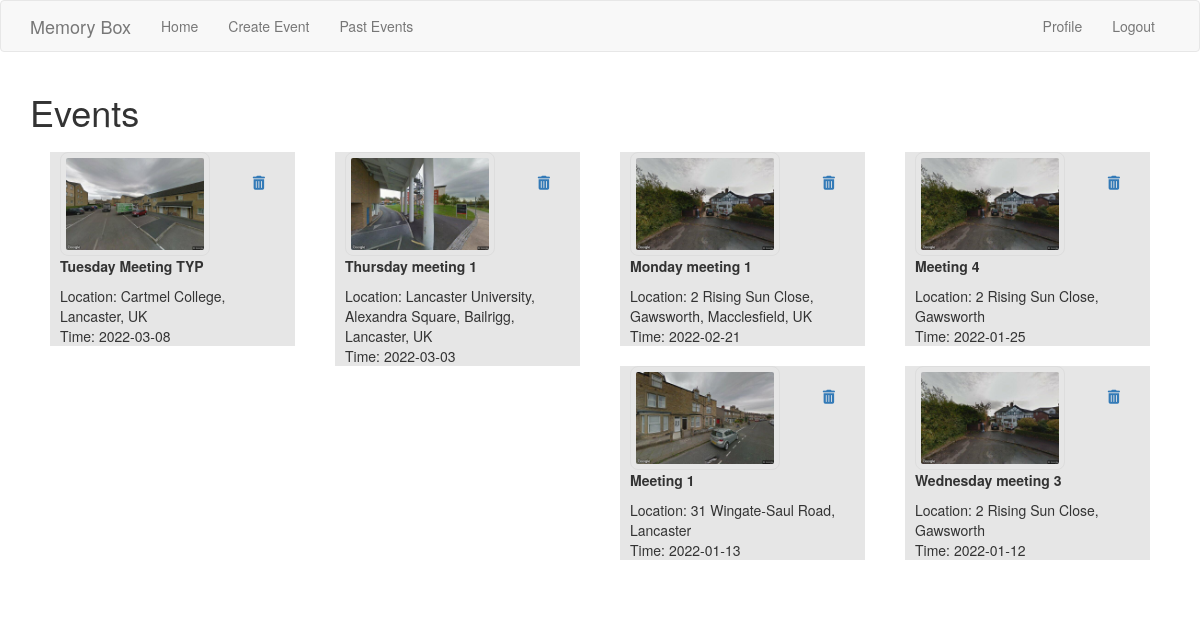
Page /past_events (signed in) on the earlier database version.
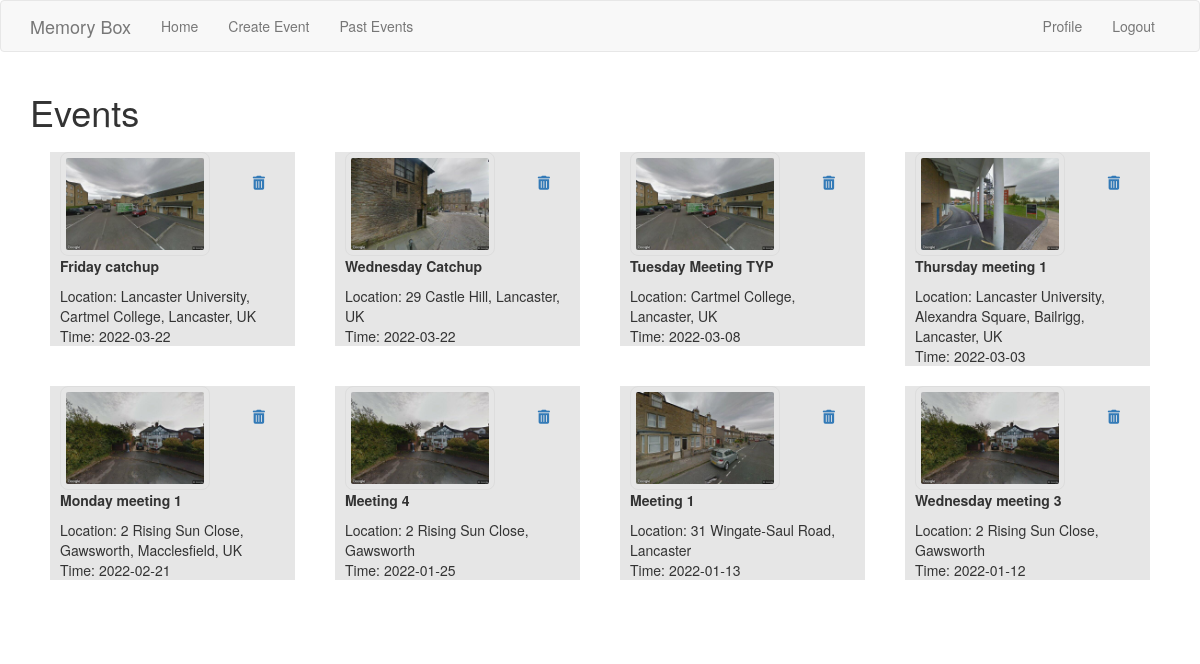
Same page on the later database version.
### app/models.py (models this page shows, shortened)
class Event(db.Model):
    id = db.Column(db.Integer, primary_key=True)
    name = db.Column(db.String(140))
    location = db.Column(db.String(140))
    timestamp = db.Column(db.DateTime, index=True, default=datetime.utcnow)
    user_id = db.Column(db.Integer, db.ForeignKey('user.id'))
    date = db.Column(db.Date)
    start = db.Column(db.Time)
    logs = relationship("Log", cascade="all, delete", backref="parent")

### app/routes.py (the view)
@app.route('/past_events', methods=['GET', 'POST'])
@login_required
def past_events():
    page = request.args.get('page', 1, type=int)
    events = Event.query.filter_by(user_id=current_user.id).order_by(Event.timestamp.desc()).paginate(
        page, app.config['POSTS_PER_PAGE'])
    next_url = url_for('past_events', page=events.next_num) \
        if events.has_next else None
    prev_url = url_for('past_events', page=events.prev_num) \
        if events.has_prev else None
    return render_template('past_events.html', title='Past Events', events=events,
    next_url=next_url, prev_url=prev_url)

### app/models.py (called while the page is built)
@login.user_loader
def load_user(id):
    return User.query.get(int(id))

### app/routes.py (called while the page is built)
@app.template_filter('format_date')
def format_date(timestamp):
    date = timestamp.date()
    return date

### app/templates/past_events.html (shortened to what this page needs)
{% extends 'base.html' %}
{% import 'bootstrap/wtf.html' as wtf %}
{% block app_content %}
    <h1>Events</h1>
    {% for event in events.items %}
    <div class="col-md-3 event">
        {% include 'event_preview.html' %}
    </div>
    {% endfor %}
    <div class="col-md-4 page">
    </div>
{% endblock %}

### app/templates/base.html (shortened to what this page needs)
{% extends 'bootstrap/base.html' %}
{% block navbar %}
    <nav class="navbar navbar-default">
        <div class="container">
            <div class="navbar-header">
                <a class="navbar-brand" href="{{ url_for('index') }}">Memory Box</a>
            </div>
            <div class="collapse navbar-collapse" id="bs-example-navbar-collapse-1">
                <ul class="nav navbar-nav">
                    <li><a href="{{ url_for('index') }}">Home</a></li>
                    <li><a href="{{ url_for('create_event') }}">Create Event</a></li>
                    <li><a href="{{ url_for('past_events') }}">Past Events</a></li>
                </ul>
                <ul class="nav navbar-nav navbar-right">
                    {% if current_user.is_anonymous %}
                    <li><a href="{{ url_for('login') }}">Login</a></li>
                    {% else %}
                    <li><a href="{{ url_for('user', username=current_user.username) }}">Profile</a></li>
                    <li><a href="{{ url_for('logout') }}">Logout</a></li>
                    {% endif %}
                </ul>
            </div>
        </div>
    </nav>
{% endblock %}
{% block content %}
    <div class="container">
        {% block app_content %}{% endblock %}
    </div>
{% endblock %}

### app/templates/event_preview.html (shortened to what this page needs)
<link rel= "stylesheet" type= "text/css" href= "{{ url_for('static',filename='style.css') }}">
    <div class="event_prev">
        <div class="event_content">
            <a href="{{ url_for('dashboard', event_id=event.id) }}">
                <img src="{{url_for('static',filename='streetview_images/' + event.location + '.jpg')}}">
            </a>
            <a class="pull-right del" href="{{ url_for('delete_event', event_id=event.id) }}"
             onclick="return confirm('Do you want to permanently delete event {{ event_title }}?');" style="margin-left: 10%;"><i class="fas fa-trash-alt" style="size: 2x"></i> </a>
            <div class="event_info">
                <p style="font-weight: bold;">{{ event.name }}</p>
                Location:  {{ event.location }}
                <br>
                Time:  {{ event.timestamp | format_date }}
            </div>
        </div>
    </div>

### app/static/style.css (style rules this page uses)
.page { margin:2%; }
.event_prev { border: 10px; background-color: #e6e6e6; margin: 5px; }
.event_content { margin: 10px; }
.event_prev img { border-radius: 8px; border: 1px solid #ddd; padding: 5px; width: 150px; }
.del { margin: 20px; }

Differences in the rows shown:
added Event: location (picture), name "Friday catchup", location "Lancaster University, Cartmel College, Lancaster, UK", timestamp "2022-03-22"
added Event: location (picture), name "Wednesday Catchup", location "29 Castle Hill, Lancaster, UK", timestamp "2022-03-22"
